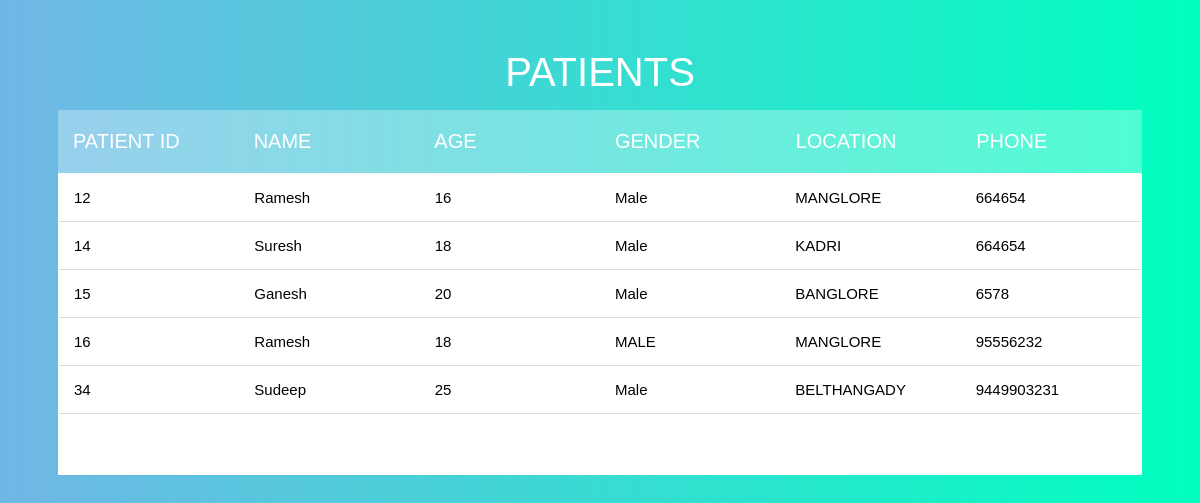
Page /PatientDisplay.php on the committed database.
### tables this page shows
CREATE TABLE `patient` (
  `PAT_ID` int(10) NOT NULL,
  `PAT_NAME` varchar(20) NOT NULL,
  `AGE` int(10) NOT NULL,
  `GENDER` varchar(10) NOT NULL,
  `PAT_LOCATION` varchar(20) NOT NULL,
  `PHONE` bigint(10) NOT NULL,
  `D_ID` int(10) DEFAULT NULL,
  `P_ID` int(10) DEFAULT NULL,
  `email` varchar(100) NOT NULL,
  `password` varchar(100) NOT NULL
);

### PatientDisplay.php (the view, shortened to what this page needs)
<!DOCTYPE html>
<html lang="en">
<head>
    <link rel="stylesheet" href="https://cdnjs.cloudflare.com/ajax/libs/font-awesome/4.7.0/css/font-awesome.min.css" />
    <link rel="stylesheet" href="css/PatientDisplay.css">
</head>
<body>
    <section>
        <h1>PATIENTS</h1>
            <div class="tbl-header">
                <table cellpadding="0" cellspacing="0" border="0" >
                    <thead>
                        <tr>
                            <th>PATIENT ID</th>
                            <th>NAME</th>
                            <th>AGE</th>
                            <th>GENDER</th>
                            <th>LOCATION</th>
                            <th>PHONE</th>
                        </tr>
                    </thead>
                </table>
            </div>
    <div class="tbl-content">
        <table  cellpadding="0" cellspacing="0" border="0">
            <tbody>
            <?php
                include 'connection.php';
                $selectquery=" select  *  from  patient " ;
                $query=mysqli_query($con,$selectquery);
                while($res=mysqli_fetch_array($query))
                {
             ?>
             <tr>
                 <td> <?php  echo $res['PAT_ID'];  ?></td>
                 <td> <?php  echo $res['PAT_NAME'];  ?></td>
                 <td> <?php  echo $res['AGE'];  ?></td>
                 <td> <?php  echo $res['GENDER'];  ?></td>
                 <td> <?php  echo $res['PAT_LOCATION'];  ?></td>
                 <td> <?php  echo $res['PHONE'] ;  ?></td>
             </tr>
           <?php
                }
                 ?>
            </tbody>
        </table>
    </div>
    </section>
</body>
</html>

### css/PatientDisplay.css (style rules this page uses)
body { font-family: 'Poppins',sans-serif; }
h1 { font-size: 40px; color: #fff; text-transform: uppercase; font-weight: 300; text-align: center; margin-bottom: 15px; font-family: 'Poppins',sans-serif; }
table { width:100%; table-layout: fixed; }
.tbl-header { background-color: rgba(255,255,255,0.3); }
.tbl-content { height:300px; overflow-x:auto; margin-top: 0px; border: 1px solid rgba(255,255,255,0.3); background: #fff; }
th { padding: 20px 15px; text-align: left; font-weight: 500; font-size: 20px; color: #fff; text-transform: uppercase; font-family: 'Poppins',sans-serif; }
td { padding: 15px; text-align: left; vertical-align:middle; font-weight: 300; font-size: 15px; color: black; font-family: 'Poppins',sans-serif; border-bottom: 1px solid rgb(219, 219, 219); }
body { background: -webkit-linear-gradient(#71b7e6, #00FFBF); background: linear-gradient(to right, #71b7e6, #00FFBF); font-family: 'Roboto', sans-serif; }
section { margin: 50px; }

### rows in the picture
patient: PAT_ID "12", PAT_NAME "Ramesh", AGE "16", GENDER "Male", PAT_LOCATION "MANGLORE", PHONE "664654"
patient: PAT_ID "14", PAT_NAME "Suresh", AGE "18", GENDER "Male", PAT_LOCATION "KADRI", PHONE "664654"
patient: PAT_ID "15", PAT_NAME "Ganesh", AGE "20", GENDER "Male", PAT_LOCATION "BANGLORE", PHONE "6578"
patient: PAT_ID "16", PAT_NAME "Ramesh", AGE "18", GENDER "MALE", PAT_LOCATION "MANGLORE", PHONE "95556232"
patient: PAT_ID "34", PAT_NAME "Sudeep", AGE "25", GENDER "Male", PAT_LOCATION "BELTHANGADY", PHONE "9449903231"
